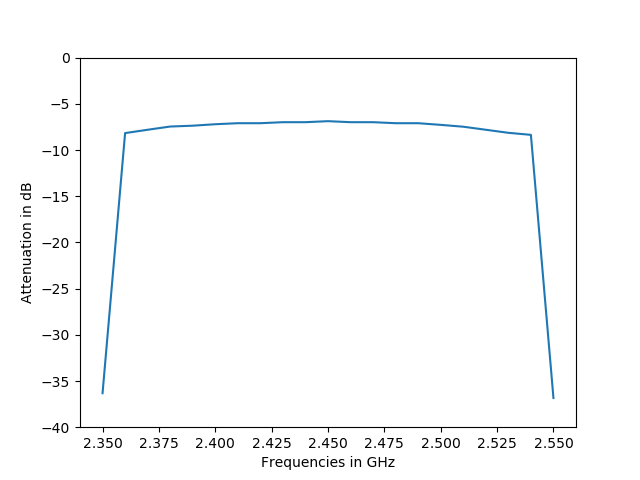

Here is the Python script that generated this plot:
import numpy as np
import matplotlib.pyplot as plt
import math

freq = np.array([2.35, 2.36, 2.37, 2.38, 2.39, 2.40, 2.41, 2.42, 2.43, 2.44, 2.45, 2.46, 2.47, 2.48, 2.49, 2.50, 2.51, 2.52, 2.53, 2.54, 2.55])
att = np.array([-36.32, -8.17, -7.81, -7.46, -7.37, -7.21, -7.10, -7.10, -6.99, -6.99, -6.88, -6.99, -6.99, -7.10, -7.10, -7.28, -7.48, -7.81, -8.14, -8.36, -36.84])

# Plot freq x att
plt.plot(freq, att)
plt.ylim(-40,0)
plt.xlabel("Frequencies in GHz")
plt.ylabel("Attenuation in dB")
plt.savefig('frequencies_plot.png')
plt.show()